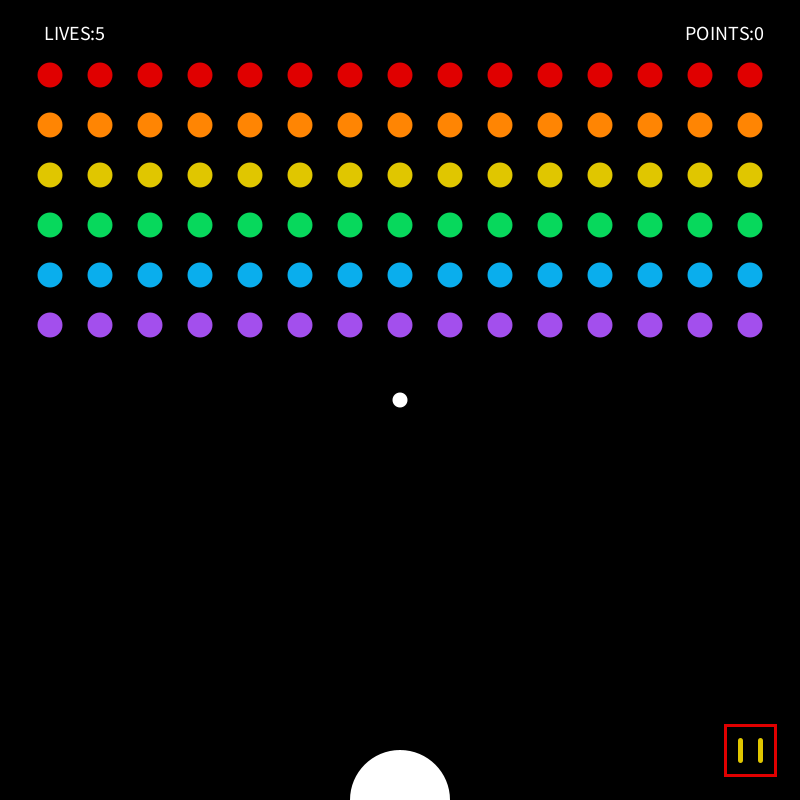
Frame 1 (no input)
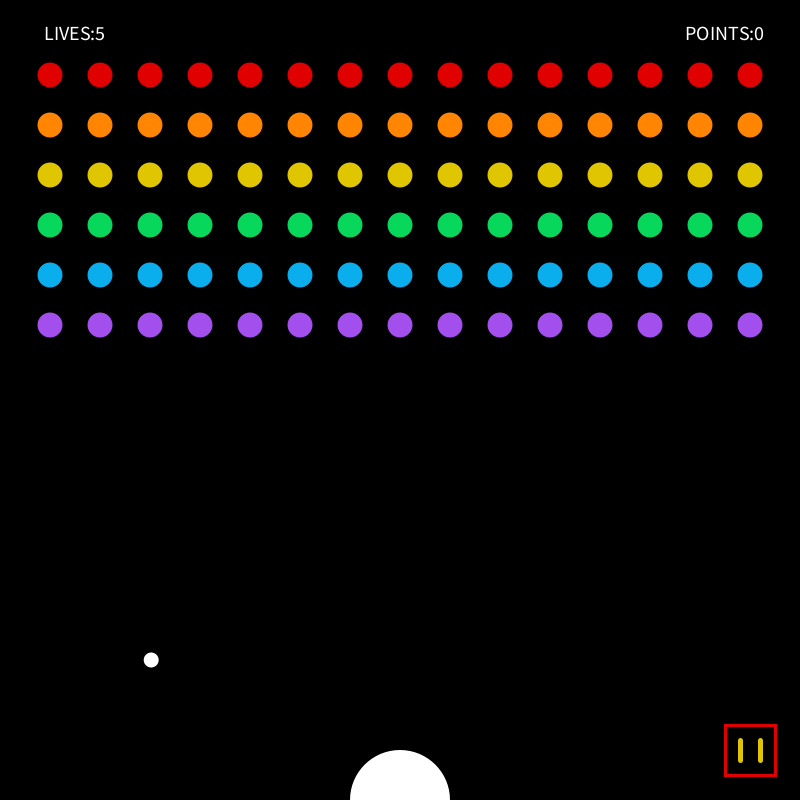
Frame 60 (the mouse pressed at the canvas centre just before this capture)
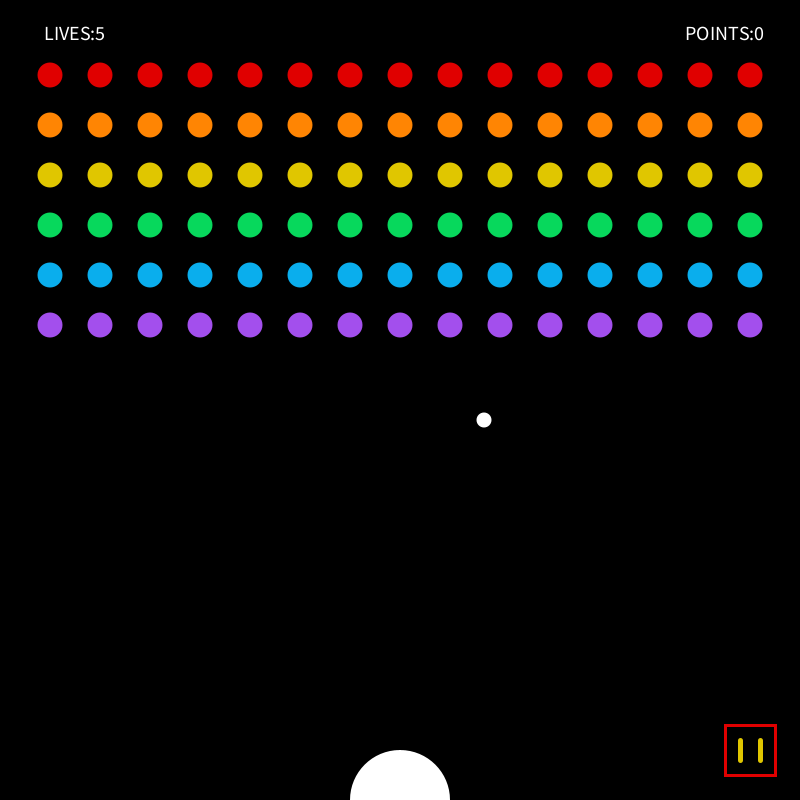
Frame 120 (the mouse held since frame 60 and released just before this capture)

The Processing sketch that drew these frames (run headless with seeded random() and noise(); from frame 60 on, the mouse is pressed at the canvas centre):

// Processing sketch: breakout
// ── breakout.pde
//breakout

//colour palette
color red=#E00000;
color orange=#FF8503;
color yellow=#E0C600;
color green=#07D85C;
color blue=#0AAEED;
color purple=#A34FED;

//mode framework
int mode;
final int intro=1;
final int options=2;
final int game=3;
final int pause=4;
final int gameover=5;

//keyboard
boolean rightKey, leftKey;

//ball
float ballX, ballY, vx, vy, ballD;

//paddle
float paddleX, paddleD, paddleY;

//brick variables (array)
int [] x;//declaration-->allows you to declare x and y coordinates of all the bricks at once, instead of one at a time
int [] y;
int brickNumber;//for how many bricks there are
int tempx, tempy;//stores value of first brick
boolean [] hit; //keeps track if a brick has been hit or not

int points;
int lives;

void setup () {
  mode=game;
  size (800, 800);
  paddleX=400;
  paddleD=100;
  ballX=400;
  ballY=400;
  vx=0;
  vy=10;
  ballD=15;
  paddleY=800;
  textAlign (CENTER);
  
  //setup array of bricks
  brickNumber=90;//how many bricks there are
  x=new int [brickNumber];//like an empty bok of xeroes, there are 3 pages
  y=new int [brickNumber];//instantiation
  hit= new boolean [brickNumber];
  
  tempx=50;
  tempy=75;
  for (int i=0; i<=brickNumber-1; i=i+1) {
    x[i]=tempx;//the coordinates of the first brick is equal to the coordinates of tempx and tempy
    y[i]=tempy;
    hit [i]=false;//the balls hhave not been hit yet
    tempx=tempx+50;//so the bricks change coordinates
    if (tempx==width) {//if the row exceeds the width, start the next row
      tempy=tempy+50;
      tempx=50;
    }
  }
  
  points=0;
  lives=5;
  textAlign (CENTER);
}

void draw () {
  if (mode==intro) {
    intro ();
  } else if (mode==options) {
    options ();
  } else if (mode==game) {
    game ();
  } else if (mode==pause) {
    pause ();
  } else if (mode==gameover) {
    gameover ();
  }
}

void tactileButton (int xl, int xr, int yt, int yb) {
  noFill ();
  strokeWeight (3);
  if (mouseX>xl && mouseX<xr && mouseY>yt && mouseY<yb) {
    stroke (yellow);
  } else stroke (red);
}

void tactileText (int xl, int xr, int yt, int yb) {
  if (mouseX>xl && mouseX<xr && mouseY>yt && mouseY<yb) {
    fill (red);
    stroke (red);
  } else {
    stroke (yellow);
    fill (yellow);
  }
}

// ── game.pde
void game () {
  background (0);
  noStroke ();
  
  //paddle
  fill (255);
  circle (paddleX, paddleY, paddleD);
  //limits the movements of the paddle-->won't go beyond the screen
  if (paddleX<0+paddleD/2) paddleX=0+paddleD/2;
  if (paddleX>width-paddleD/2) paddleX=width-paddleD/2;
  //movements
  if (rightKey==true) paddleX=paddleX+10;
  if (leftKey==true) paddleX=paddleX-10;
  
  //bricks
  for (int i=0; i<=brickNumber-1; i+=1) {//start at 0 bc array starts at 0, keep adding 1 until i=2 (like the array), the number corresponds to x[0]=100 and stuff in the setup
    if (hit [i]==false) brickStuff (i);//if it hasn't been hit hit yet, then do the code for the brick
  }
  
  //ball
  fill (255);
  circle (ballX, ballY, ballD);
  ballX=ballX+vx;
  ballY=ballY+vy;
  
  //if it hits the walls
  if (ballX<ballD/2 || ballX>width-ballD/2) vx=-vx;
  if (ballY<ballD/2) vy=-vy;
  //if it hits the paddle
  if (dist(paddleX, paddleY, ballX, ballY)<=paddleD/2+ballD/2) {
    vy=(ballX-paddleX)/5;
    vx=(ballY-paddleY)/5;
  }
  //if it falls off screen
  if (ballY>height-ballD/2) {
    //resets the ball position and direction
    ballY=400;
    vy=10;
    vx=0;
    lives=lives-1;
  }
  
  if (points==90) mode=gameover;
  if (lives==0) mode=gameover;
  
  textSize (20);
  text ("POINTS:" + points, 725, 40);
  text ("LIVES:" + lives, 75, 40);
  println (mouseX, mouseY);
  
  //pausebutton
  tactileButton (725, 775, 725, 775);
  rect (725, 725, 50, 50);
  strokeWeight (5);
  tactileText (725, 775, 725, 775);
  line (740, 740, 740, 760);
  line (760, 740, 760, 760);
}

void gameClick () {
  if (mouseX>725 && mouseX<775 && mouseX>725 && mouseX<775) mode=pause;
}

void brickStuff (int i) {
   if (y[i]==75) fill (red);
    if (y[i]==125) fill (orange);
    if (y[i]==175) fill (yellow);
    if (y[i]==225) fill (green);
    if (y[i]==275) fill (blue);
    if (y[i]==325) fill (purple);
    circle (x[i], y[i], 25);
    if (dist(ballX, ballY, x[i], y[i])<ballD/2+12) {//if the ball hits the paddle
      vy=(ballY-y[i])/3;
      vx=(ballX-x[i])/3;
      hit [i]=true;
      points=points+1;//gain a point if you hit a ball
    }
}
//scoring, win condition, lives, loseing, display score and number of points
//make faster as your streak gets higher?
//twice as many points if you get streak above 10?

//vx, vy, boucning, collision, array on quiz, if statements

// ── gameover.pde
void gameover () {
  
}

void gameoverClick () {

}

// ── intro.pde
void intro () {
  println (mouseX, mouseY);
  
  background (0);
  textSize (100);
  fill (255);
  text ("BREAKOUT", 400, 400);
  
  //start button
  tactileButton (300, 500, 500, 575);
  rect (300, 500, 200, 75);
  fill (0);
  textSize (50);
  tactileText (300, 500, 500, 575);
  text ("START", 400, 555);
}

void introClick () {
  if (mouseX>300 && mouseX<500 && mouseY>500 && mouseY<575) mode=game;
}

// ── keyboard.pde
void keyPressed () {
  if (keyCode==RIGHT) rightKey=true;//if you press hte right key, then it sets the variable rightKey to true
  if (keyCode==LEFT) leftKey=true;
}

void keyReleased () {
  if (keyCode==RIGHT) rightKey=false;
  if (keyCode==LEFT) leftKey=false;
}

// ── mouse.pde
void mousePressed () {
  if (mode==intro) introClick ();
  else if (mode==game) gameClick ();
  else if (mode==pause) pauseClick ();
  else if (mode==gameover) gameoverClick ();
}

// ── options.pde
void options () {

}

void optionsClick () {

}

// ── pause.pde
void pause () {
  fill (255);
  textSize (100);
  text ("PAUSED", 400, 400);
  tactileButton (725, 775, 725, 775);
  fill (0);
  rect (725, 725, 50, 50);
  strokeWeight (5);
  tactileText (725, 775, 725, 775);
  triangle (740, 740, 740, 760, 760, 750);
}

void pauseClick () {
  if (mouseX>725 && mouseX<775 && mouseX>725 && mouseX<775) mode=game;
}
